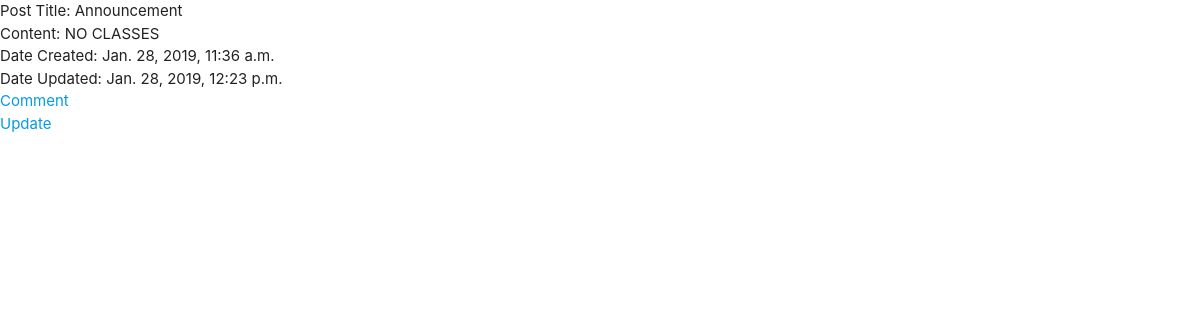
/post/1/, run on an earlier commit of the app's database.
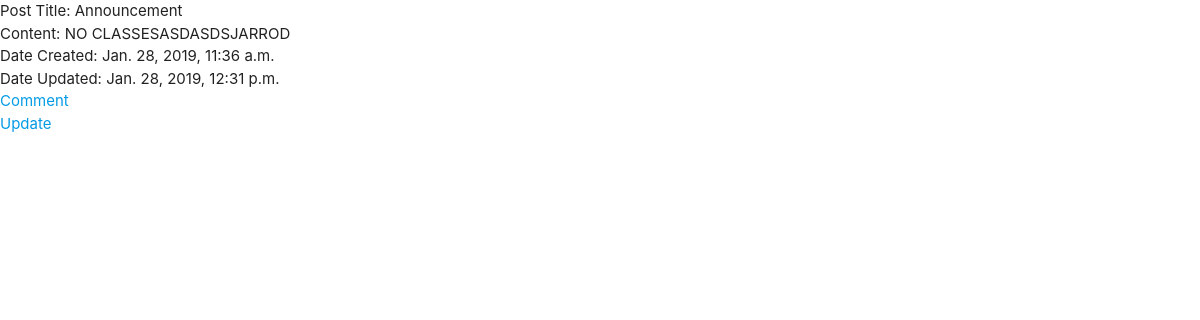
And on a later commit of the database.
### post/models.py (models this page shows, shortened)
class Post(models.Model):
    title = models.CharField(max_length=100)
    date_created = models.DateTimeField("Date Created", auto_now_add=True)
    date_updated = models.DateTimeField("Date Updated", null=True, blank=True, auto_now=True)
    content = models.TextField(max_length=100)
    is_active = True

### post/views.py (the view)
# urls.py: path('<int:post_id>/', views.detail, name='detail'),
def detail(request, post_id):
    context = {}
    context['post'] = Post.objects.get(id = post_id)
    return render(request, 'detail.html', context)

### post/templates/detail.html (shortened to what this page needs)
{% extends 'base.html' %}
{% block body %}
    Post Title: {{ post.title }} <br />
    Content: {{ post.content }} <br />
    Date Created: {{ post.date_created }} <br/>
    Date Updated: {{ post.date_updated }}
    <br />
    <a href="{% url 'post:comment' post.id %}">Comment</a><br />
    <a href="{% url 'post:update' post.id %}">Update</a>
{% endblock body %}

### post/templates/base.html (shortened to what this page needs)
{% load static %}
<html>
    <head>
        <link rel="stylesheet" type="text/css" href="{% static 'post/materialize/css/materialize.min.css' %}">
    </head>
    <body>
    {% block body %}{% endblock body %}

What changed in the data, as far as the page shows it:
changed Post "Announcement": content "NO CLASSES" → "NO CLASSESASDASDSJARROD"; date_updated "Jan. 28, 2019, 12:23 p.m." → "Jan. 28, 2019, 12:31 p.m."
